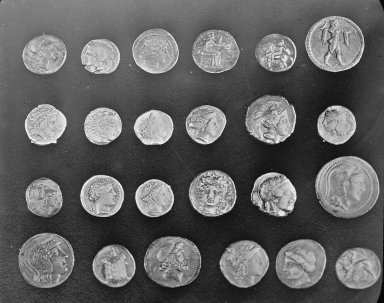
#> input picture courses/computer-vision/files/lab/coins.png, 384 x 303 px
$ python p1_pixels.py   (older library calls are emulated)
#> lines starting #> are read from the running program, lines starting #| are printed output that depends on the picture
"""Project 1: the coin inspector starts with pixels. Load the photo, look at its numbers, blur it, find edges.

The photo is scikit-image's `coins`: 24 Greek coins on a dark background (Pompeii collection, public domain).
From today to day 5 you build an inspector that finds, counts and measures them."""
import time

import cv2
import numpy as np

img = cv2.imread("coins.png", cv2.IMREAD_GRAYSCALE)
#> img is the input picture: shape (303, 384); min 1, max 252, mean 96.9

if __name__ == "__main__":
    print(f"1. The image is an array: shape {img.shape} (rows, columns), type {img.dtype}, "
          f"values {img.min()} to {img.max()}, mean {img.mean():.1f}")
#| 1. The image is an array: shape (303, 384) (rows, columns), type uint8, values 1 to 252, mean 96.9
    print(f"   the top-left 4 x 6 pixels:\n{img[:4, :6]}")
#|    the top-left 4 x 6 pixels:
#| [[ 47 123 133 129 137 132]
#|  [ 93 144 145 143 145 132]
#|  [126 147 143 147 145 132]
#|  [131 136 133 139 136 130]]
    hist = np.bincount(img.ravel(), minlength=256)
#> hist = 256 values, max 1264 at index 36, min 0 at index 0, mean 454.5
    print("\n2. Brightness histogram (8 bins of 32 values):")
    for i in range(8):
        n = hist[i * 32:(i + 1) * 32].sum()
        print(f"   {i * 32:3}-{i * 32 + 31:3} {'#' * int(60 * n / img.size):60} {n / img.size:5.1%}")
#> this loop made 8 passes
#> n on passes 1 to 8: 7374, 33841, 23502, 17166, 15015, 13849, 5019, 586
#|      0- 31 ###                                                           6.3%
#|     32- 63 #################                                            29.1%
#|     64- 95 ############                                                 20.2%
#|     96-127 ########                                                     14.8%
#|    128-159 #######                                                      12.9%
#|    160-191 #######                                                      11.9%
#|    192-223 ##                                                            4.3%
#|    224-255                                                               0.5%
    print("   Most pixels are the dark background; the coins are the brighter half. Day 2 splits them.")

    noisy = np.clip(img + np.random.default_rng(0).normal(0, 25, img.shape), 0, 255).astype(np.uint8)
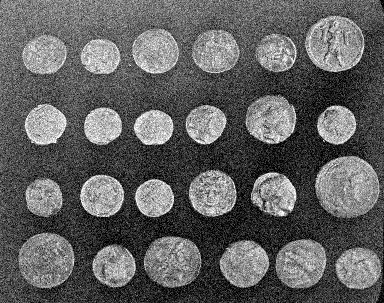
#> noisy: shape (303, 384); min 0, max 255, mean 96.6
    print("\n3. Edges (Canny), on the clean image, on a noisy copy, and on the noisy copy blurred first:")
    for name, im in [("clean", img), ("noisy", noisy), ("noisy, Gaussian blur 5x5", cv2.GaussianBlur(noisy, (5, 5), 0))]:
        edges = cv2.Canny(im, 100, 200)
        print(f"   {name:26} {np.count_nonzero(edges):6,} edge pixels")
#> this loop made 3 passes
#> name on passes 1 to 3: 'clean', 'noisy', 'noisy, Gaussian blur 5x5'
#|    clean                      12,139 edge pixels
#|    noisy                      39,135 edge pixels
#|    noisy, Gaussian blur 5x5    6,599 edge pixels
#> pass 1, `edges = cv2.Canny(im, 100, 200)`:
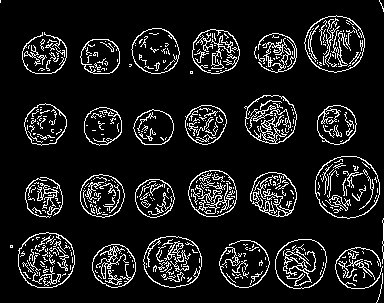
#> edges: shape (303, 384); 10.4% white in thin lines or dots
#> pass 2, `edges = cv2.Canny(im, 100, 200)`:
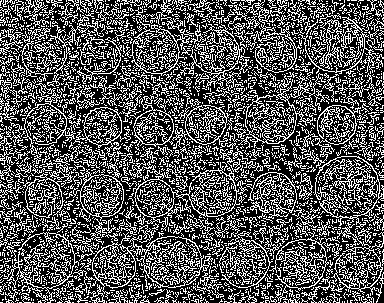
#> edges: shape (303, 384); 33.6% white in thin lines or dots
#> pass 3, `edges = cv2.Canny(im, 100, 200)`:
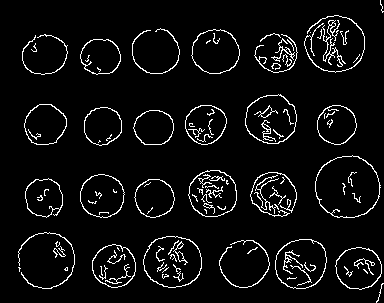
#> edges: shape (303, 384); 5.7% white in thin lines or dots
    print("   Noise makes thousands of false edges; a blur removes most of them first.")

    k = np.array([[-1, 0, 1], [-2, 0, 2], [-1, 0, 1]], np.float32)       # Sobel: brightness change left to right
#> k = [[-1, 0, 1], [-2, 0, 2], [-1, 0, 1]]
    t = time.perf_counter()
    mine = cv2.filter2D(img.astype(np.float32), -1, k)
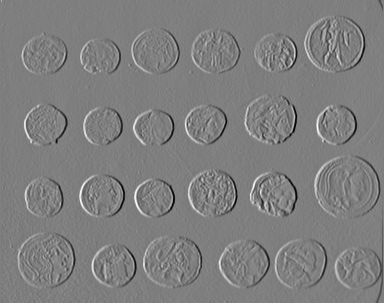
#> mine: shape (303, 384) float32; min -756, max 760, mean -0.8; drawn with min black and max white
    ref = cv2.Sobel(img.astype(np.float32), cv2.CV_32F, 1, 0, ksize=3)
    print(f"\n4. Your own 3x3 convolution equals OpenCV's Sobel filter: {np.allclose(mine, ref)} "
          f"({(time.perf_counter() - t) * 1000:.1f} ms)")
    cv2.imwrite("p1_edges.png", np.hstack([img, cv2.Canny(cv2.GaussianBlur(img, (5, 5), 0), 100, 200)]))
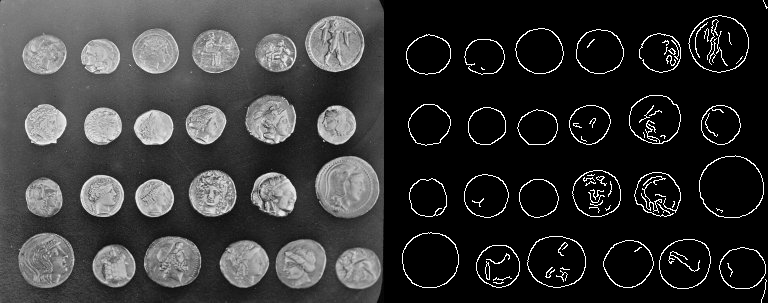
#> saved as p1_edges.png: shape (303, 768); min 0, max 255, mean 54.4
    print("   saved p1_edges.png: the photo and its edges side by side")
